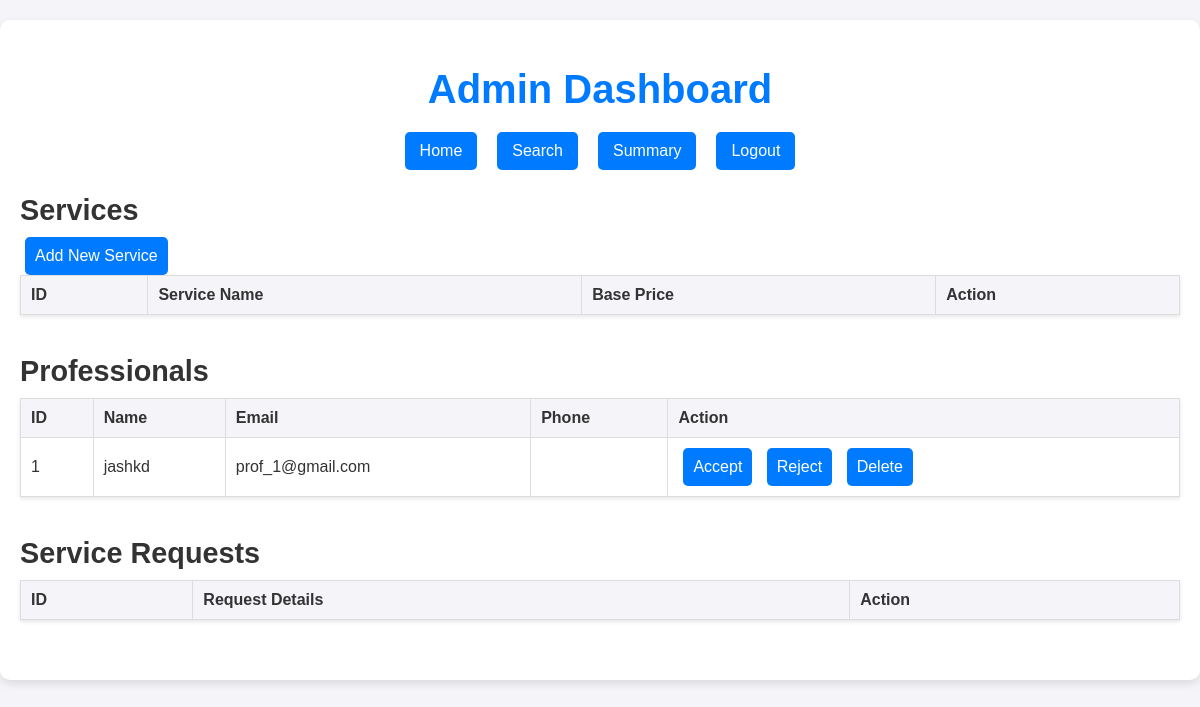
Before: /admin_dashboard with the older database file.
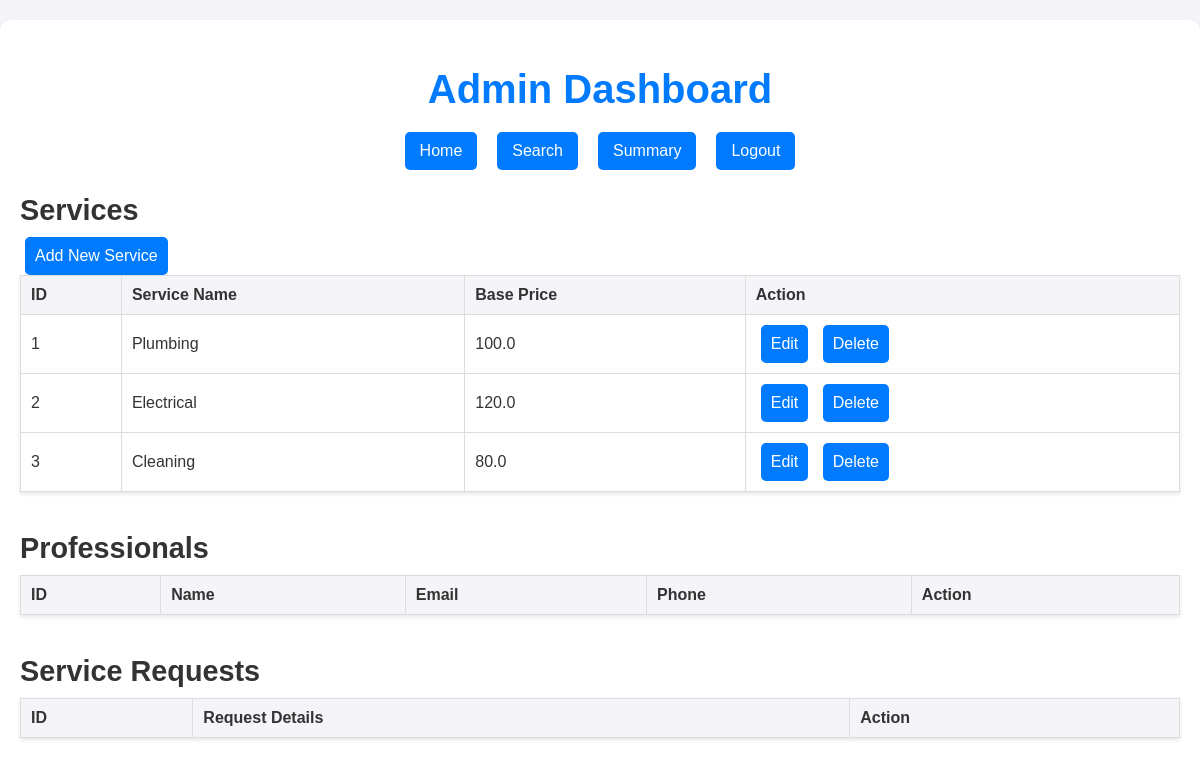
After: the same page with the newer database file.
### app.py (models this page shows)
class ServiceProfessional(db.Model):
    id = db.Column(db.Integer, primary_key=True)
    name = db.Column(db.String(80), nullable=False)
    username = db.Column(db.String(80), unique=True, nullable=False)
    password = db.Column(db.String(120), nullable=False)
    profile_docs_verified = db.Column(db.Boolean, default=False)
    blocked = db.Column(db.Boolean, default=False)
    service_type = db.Column(db.String(80), default="None")
    experience = db.Column(db.Integer, nullable=False)

class Service(db.Model):
    id = db.Column(db.Integer, primary_key=True)
    name = db.Column(db.String(80), nullable=False)
    base_price = db.Column(db.Float, nullable=False)
    time_required = db.Column(db.Integer)
    description = db.Column(db.String(200))

### app.py (the view)
@app.route('/admin_dashboard')
def admin_dashboard():
    services = Service.query.all()
    professionals = ServiceProfessional.query.all()
    requests = ServiceRequest.query.all()
    return render_template('admin_dashboard.html', services=services, professionals=professionals, requests=requests)

### templates/admin_dashboard.html (shortened to what this page needs)
<!DOCTYPE html>
<html lang="en">
<head>
    <link rel="stylesheet" href="{{ url_for('static', filename='css/style_admin.css') }}">
</head>
<body>
    <div class="dashboard">
        <h1>Admin Dashboard</h1>
        <nav class="tabs">
            <a href="#">Home</a>
            <a href="#">Search</a>
            <a href="#">Summary</a>
            <a href="#">Logout</a>
        </nav>
        <div class="content">
            <section>
                <h2>Services</h2>
                <a href="{{ url_for('add_service') }}" class="btn">Add New Service</a>
                <table>
                    <thead>
                        <tr>
                            <th>ID</th>
                            <th>Service Name</th>
                            <th>Base Price</th>
                            <th>Action</th>
                        </tr>
                    </thead>
                    <tbody>
                        {% for service in services %}
                        <tr>
                            <td>{{ service.id }}</td>
                            <td>{{ service.name }}</td>
                            <td>{{ service.base_price }}</td>
                            <td>
                                <a href="{{ url_for('edit_service', service_id=service.id) }}" class="btn">Edit</a>
                                <a href="{{ url_for('delete_service', service_id=service.id) }}" class="btn">Delete</a>
                            </td>
                        </tr>
                        {% endfor %}
                    </tbody>
                </table>
            </section>
            <section>
                <h2>Professionals</h2>
                <table>
                    <thead>
                        <tr>
                            <th>ID</th>
                            <th>Name</th>
                            <th>Email</th>
                            <th>Phone</th>
                            <th>Action</th>
                        </tr>
                    </thead>
                    <tbody>
                        {% for professional in professionals %}
                        <tr>
                            <td>{{ professional.id }}</td>
                            <td>{{ professional.name }}</td>
                            <td>{{ professional.username }}</td>
                            <td>{{ professional.phone }}</td>
                            <td>
                                <a href="{{ url_for('accept_professional', professional_id=professional.id) }}" class="btn">Accept</a>
                                <a href="{{ url_for('reject_professional', professional_id=professional.id) }}" class="btn">Reject</a>
                                <a href="{{ url_for('delete_professional', professional_id=professional.id) }}" class="btn">Delete</a>
                            </td>
                        </tr>
                        {% endfor %}
                    </tbody>
                </table>
            </section>
            <section>
                <h2>Service Requests</h2>
                <table>
                    <thead>
                        <tr>
                            <th>ID</th>
                            <th>Request Details</th>
                            <th>Action</th>
                        </tr>
                    </thead>
                </table>
            </section>
        </div>
    </div>
</body>
</html>

### static/css/style_admin.css (style rules this page uses)
body { font-family: Arial, sans-serif; background-color: #f4f4f9; color: #333; margin: 0; padding: 0; }
.dashboard { max-width: 1200px; margin: 20px auto; padding: 20px; background: #fff; border-radius: 10px; box-shadow: 0 4px 8px rgba(0, 0, 0, 0.1); }
h1 { font-size: 2.5rem; color: #007BFF; text-align: center; margin-bottom: 20px; }
.tabs { display: flex; justify-content: center; margin-bottom: 20px; }
.tabs a { color: white; background-color: #007BFF; padding: 10px 15px; text-decoration: none; margin: 0 10px; border-radius: 5px; }
.content { margin-top: 20px; }
section { margin-bottom: 40px; }
section h2 { font-size: 1.8rem; color: #333; margin-bottom: 10px; }
table { width: 100%; border-collapse: collapse; margin-bottom: 20px; box-shadow: 0 2px 4px rgba(0, 0, 0, 0.1); }
table, th, td { border: 1px solid #ddd; }
th, td { padding: 10px; text-align: left; }
th { background-color: #f4f4f9; }
.btn { background-color: #007BFF; color: white; padding: 10px; border: none; border-radius: 5px; cursor: pointer; display: inline-block; margin: 0 5px; text-decoration: none; font-size: 1rem; }

Changed rows visible on the page:
removed ServiceProfessional: id "1", name "jashkd", username "prof_1@gmail.com"
added Service: id "1", name "Plumbing", base_price "100.0"
added Service: id "2", name "Electrical", base_price "120.0"
added Service: id "3", name "Cleaning", base_price "80.0"
